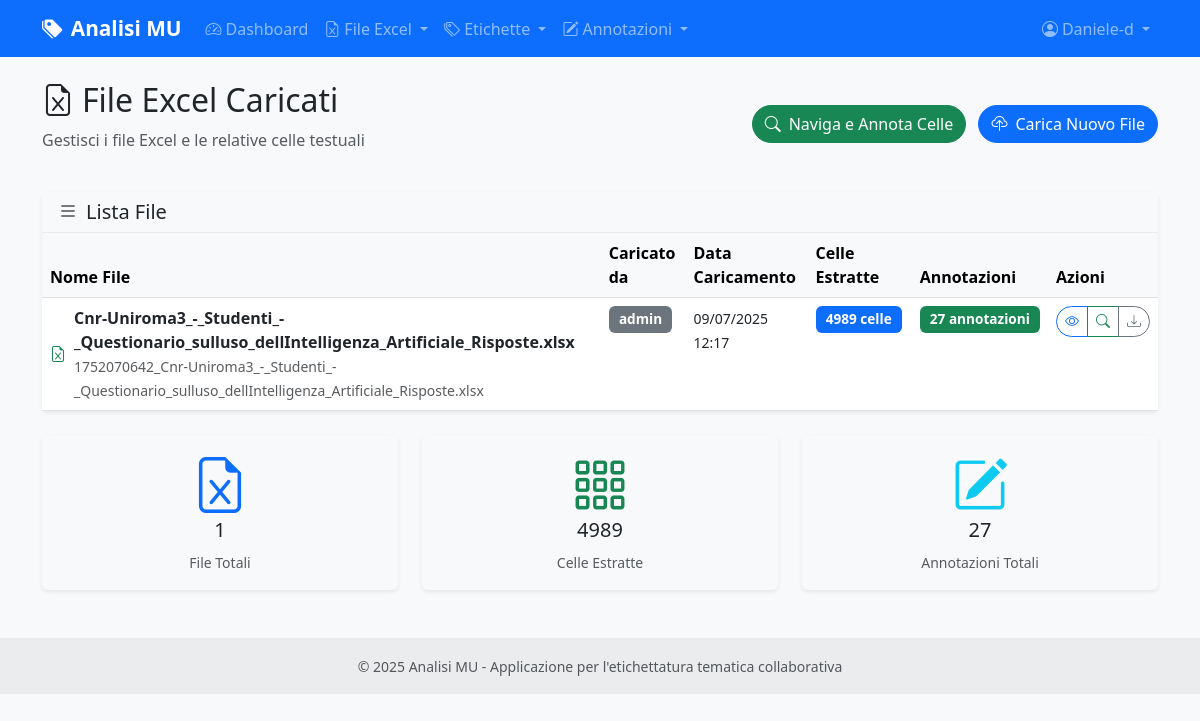
Screenshot of /excel/files (signed in) with the database file from the repository.
### models.py (models this page shows, shortened)
class User(UserMixin, db.Model):
    id = db.Column(db.Integer, primary_key=True)
    username = db.Column(db.String(80), unique=True, nullable=False)
    email = db.Column(db.String(120), unique=True, nullable=False)
    password_hash = db.Column(db.String(255), nullable=False)
    role = db.Column(db.String(20), default='annotatore')  # 'amministratore' o 'annotatore'
    is_active = db.Column(db.Boolean, default=True)
    last_login = db.Column(db.DateTime)
    created_at = db.Column(db.DateTime, default=datetime.utcnow)
    updated_at = db.Column(db.DateTime, default=datetime.utcnow, onupdate=datetime.utcnow)
    annotations = db.relationship('CellAnnotation', foreign_keys='CellAnnotation.user_id', backref='user', lazy=True, cascade='all, delete-orphan')
    @property
    def is_admin(self):
        return self.role == 'amministratore'
    def can_manage_users(self):
        return self.role == 'amministratore'

class ExcelFile(db.Model):
    id = db.Column(db.Integer, primary_key=True)
    filename = db.Column(db.String(255), nullable=False)
    original_filename = db.Column(db.String(255), nullable=False)
    file_path = db.Column(db.String(500), nullable=False)
    uploaded_by = db.Column(db.Integer, db.ForeignKey('user.id'), nullable=False)
    uploaded_at = db.Column(db.DateTime, default=datetime.utcnow)
    uploader = db.relationship('User', backref='uploaded_files')
    text_cells = db.relationship('TextCell', backref='excel_file', lazy=True, cascade='all, delete-orphan')

### routes/excel.py (the view)
@excel_bp.route('/files')
@login_required
def list_files():
    page = request.args.get('page', 1, type=int)
    files = ExcelFile.query.order_by(ExcelFile.uploaded_at.desc()).paginate(
        page=page, per_page=10, error_out=False
    )
    return render_template('excel/list_files.html', files=files)

### templates/excel/list_files.html (shortened to what this page needs)
{% extends "base.html" %}
{% block content %}
<div class="row mb-4">
    <div class="col-12">
        <div class="d-flex justify-content-between align-items-center">
            <div>
                <h2>
                    <i class="bi bi-file-earmark-excel me-2"></i>File Excel Caricati
                </h2>
                <p class="text-muted">Gestisci i file Excel e le relative celle testuali</p>
            </div>
            <div>
                <a href="{{ url_for('annotation.browse_annotations') }}" class="btn btn-success me-2">
                    <i class="bi bi-search me-2"></i>Naviga e Annota Celle
                </a>
                <a href="{{ url_for('excel.upload') }}" class="btn btn-primary">
                    <i class="bi bi-cloud-upload me-2"></i>Carica Nuovo File
                </a>
            </div>
        </div>
    </div>
</div>
{% if files.items %}
<div class="row">
    <div class="col-12">
        <div class="card">
            <div class="card-header">
                <h5 class="mb-0">
                    <i class="bi bi-list me-2"></i>Lista File
                </h5>
            </div>
            <div class="card-body p-0">
                <div class="table-responsive">
                    <table class="table table-hover mb-0">
                        <thead class="table-light">
                            <tr>
                                <th>Nome File</th>
                                <th>Caricato da</th>
                                <th>Data Caricamento</th>
                                <th>Celle Estratte</th>
                                <th>Annotazioni</th>
                                <th>Azioni</th>
                            </tr>
                        </thead>
                        <tbody>
                            {% for file in files.items %}
                            <tr>
                                <td>
                                    <div class="d-flex align-items-center">
                                        <i class="bi bi-file-earmark-excel text-success me-2"></i>
                                        <div>
                                            <strong>{{ file.original_filename }}</strong>
                                            <br>
                                            <small class="text-muted">{{ file.filename }}</small>
                                        </div>
                                    </div>
                                </td>
                                <td>
                                    <span class="badge bg-secondary">{{ file.uploader.username }}</span>
                                </td>
                                <td>
                                    <small>{{ file.uploaded_at.strftime('%d/%m/%Y<br>%H:%M')|safe }}</small>
                                </td>
                                <td>
                                    <span class="badge bg-primary">{{ file.text_cells|length }} celle</span>
                                </td>
                                <td>
                                    {% set total_annotations = file.text_cells|map(attribute='annotations')|map('length')|sum %}
                                    <span class="badge bg-success">{{ total_annotations }} annotazioni</span>
                                </td>
                                <td>
                                    <div class="btn-group btn-group-sm" role="group">
                                        <a href="{{ url_for('excel.view_file', file_id=file.id) }}"
                                           class="btn btn-outline-primary"
                                           title="Visualizza file">
                                            <i class="bi bi-eye"></i>
                                        </a>
                                        <a href="{{ url_for('annotation.browse_annotations', file_id=file.id) }}"
                                           class="btn btn-outline-success"
                                           title="Naviga e annota celle">
                                            <i class="bi bi-search"></i>
                                        </a>
                                        <a href="{{ url_for('excel.download_file', file_id=file.id) }}"
                                           class="btn btn-outline-secondary"
                                           title="Scarica file">
                                            <i class="bi bi-download"></i>
                                        </a>
                                    </div>
                                </td>
                            </tr>
                            {% endfor %}
                        </tbody>
                    </table>
                </div>
            </div>
        </div>
    </div>
</div>
{% endif %}
<div class="row mt-4">
    <div class="col-md-4">
        <div class="card bg-light">
            <div class="card-body text-center">
                <i class="bi bi-file-earmark-excel display-4 text-primary mb-2"></i>
                <h5>{{ files.total }}</h5>
                <small class="text-muted">File Totali</small>
            </div>
        </div>
    </div>
    <div class="col-md-4">
        <div class="card bg-light">
            <div class="card-body text-center">
                <i class="bi bi-grid-3x3-gap display-4 text-success mb-2"></i>
                <h5>
                    {% set total_cells = files.items|map(attribute='text_cells')|map('length')|sum %}
                    {{ total_cells }}
                </h5>
                <small class="text-muted">Celle Estratte</small>
            </div>
        </div>
    </div>
    <div class="col-md-4">
        <div class="card bg-light">
            <div class="card-body text-center">
                <i class="bi bi-pencil-square display-4 text-info mb-2"></i>
                <h5>
                    {% set total_annotations = files.items|map(attribute='text_cells')|map('map', attribute='annotations')|map('map', 'length')|map('sum')|sum %}
                    {{ total_annotations }}
                </h5>
                <small class="text-muted">Annotazioni Totali</small>
            </div>
        </div>
    </div>
</div>
{% endblock %}

### templates/base.html (shortened to what this page needs)
<!DOCTYPE html>
<html lang="it">
<head>
    <link href="https://cdn.jsdelivr.net/npm/bootstrap@5.3.0/dist/css/bootstrap.min.css" rel="stylesheet">
    <link href="https://cdn.jsdelivr.net/npm/bootstrap-icons@1.10.0/font/bootstrap-icons.css" rel="stylesheet">
    <link href="{{ url_for('static', filename='css/style.css') }}" rel="stylesheet">
</head>
<body>
    <nav class="navbar navbar-expand-lg navbar-dark bg-primary">
        <div class="container">
            <a class="navbar-brand" href="{{ url_for('main.index') }}">
                <i class="bi bi-tags-fill me-2"></i>Analisi MU
            </a>
            <div class="collapse navbar-collapse" id="navbarNav">
                <ul class="navbar-nav me-auto">
                    {% if current_user.is_authenticated %}
                    <li class="nav-item">
                        <a class="nav-link" href="{{ url_for('main.dashboard') }}">
                            <i class="bi bi-speedometer2 me-1"></i>Dashboard
                        </a>
                    </li>
                    <li class="nav-item dropdown">
                        <a class="nav-link dropdown-toggle" href="#" id="excelDropdown" role="button" data-bs-toggle="dropdown">
                            <i class="bi bi-file-earmark-excel me-1"></i>File Excel
                        </a>
                    </li>
                    <li class="nav-item dropdown">
                        <a class="nav-link dropdown-toggle" href="#" id="labelsDropdown" role="button" data-bs-toggle="dropdown">
                            <i class="bi bi-tags me-1"></i>Etichette
                        </a>
                    </li>
                    <li class="nav-item dropdown">
                        <a class="nav-link dropdown-toggle" href="#" id="annotationDropdown" role="button" data-bs-toggle="dropdown">
                            <i class="bi bi-pencil-square me-1"></i>Annotazioni
                        </a>
                    </li>
                    {% endif %}
                </ul>
                <ul class="navbar-nav">
                    {% if current_user.is_authenticated %}
                    <li class="nav-item dropdown">
                        <a class="nav-link dropdown-toggle" href="#" id="userDropdown" role="button" data-bs-toggle="dropdown">
                            <i class="bi bi-person-circle me-1"></i>{{ current_user.username }}
                        </a>
                    </li>
                    {% endif %}
                </ul>
            </div>
        </div>
    </nav>
    <main class="container my-4">
        {% block content %}{% endblock %}
    </main>
    <footer class="bg-light text-center text-lg-start mt-5">
        <div class="text-center p-3" style="background-color: rgba(0, 0, 0, 0.05);">
            <small class="text-muted">
                © 2025 Analisi MU - Applicazione per l'etichettatura tematica collaborativa
            </small>
        </div>
    </footer>
</body>
</html>

### static/css/style.css (style rules this page uses)
:root { --primary-color: #007bff; --success-color: #28a745; --warning-color: #ffc107; --danger-color: #dc3545; --info-color: #17a2b8; --light-color: #f8f9fa; --dark-color: #343a40; }
body { font-family: 'Segoe UI', Tahoma, Geneva, Verdana, sans-serif; background-color: #f8f9fa; }
.navbar-brand { font-weight: 600; font-size: 1.3rem; }
.card { border: none; box-shadow: 0 0.125rem 0.25rem rgba(0, 0, 0, 0.075); transition: box-shadow 0.15s ease-in-out; }
.card-header { background-color: #f8f9fa; border-bottom: 1px solid #e9ecef; font-weight: 600; }
.btn { border-radius: 50px; font-weight: 500; transition: all 0.2s ease; }
.badge { font-size: 0.85em; padding: 0.5em 0.75em; }

### rows the page displays
User: username "Daniele-d"
ExcelFile: original_filename "Cnr-Uniroma3_-_Studenti_-_Questionario_sulluso_dellIntelligenza_Artificiale_Risposte.xlsx", filename "1752070642_Cnr-Uniroma3_-_Studenti_-_Questionario_sulluso_dellIntelligenza_Artificiale_Risposte.xlsx", uploader.username "admin", uploaded_at "09/07/2025 12:17", text_cells|length "4989", total_annotations "27"

### other values shown
{{ files.total }} "1"
{{ total_cells }} "4989"
{{ total_annotations }} "27"
